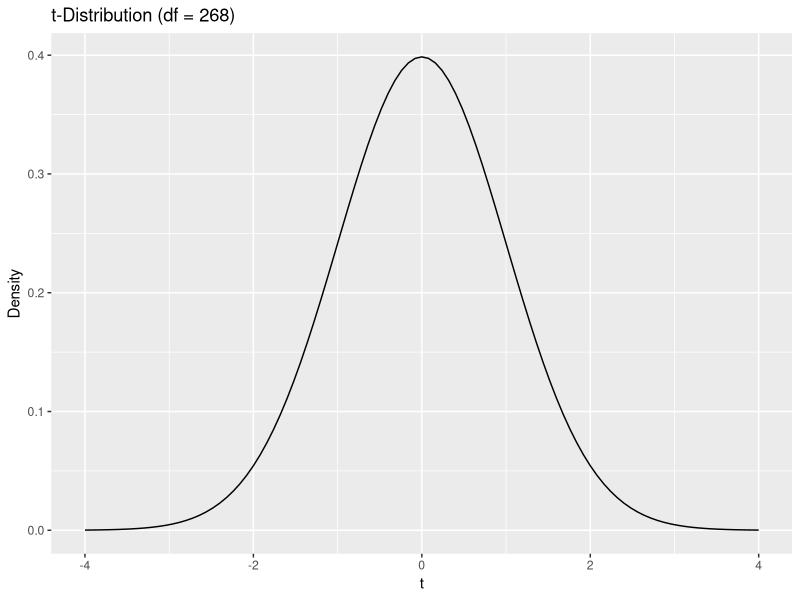
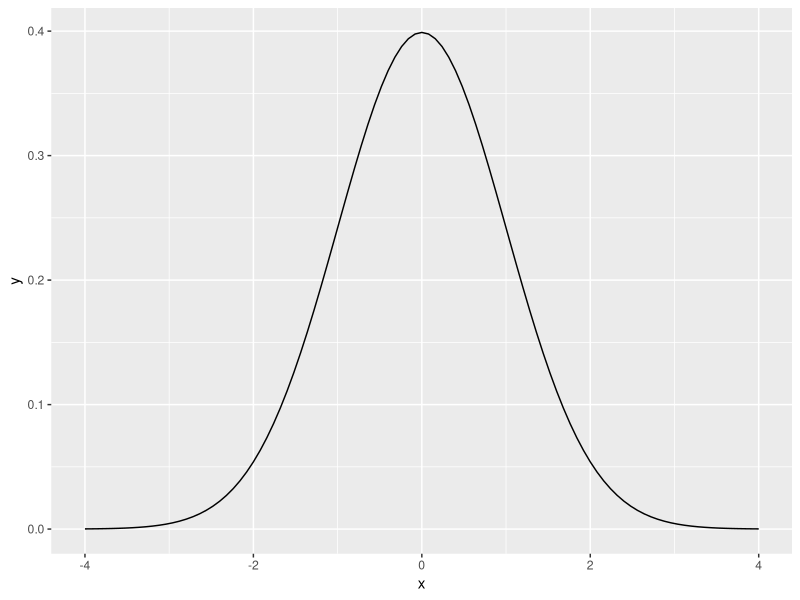
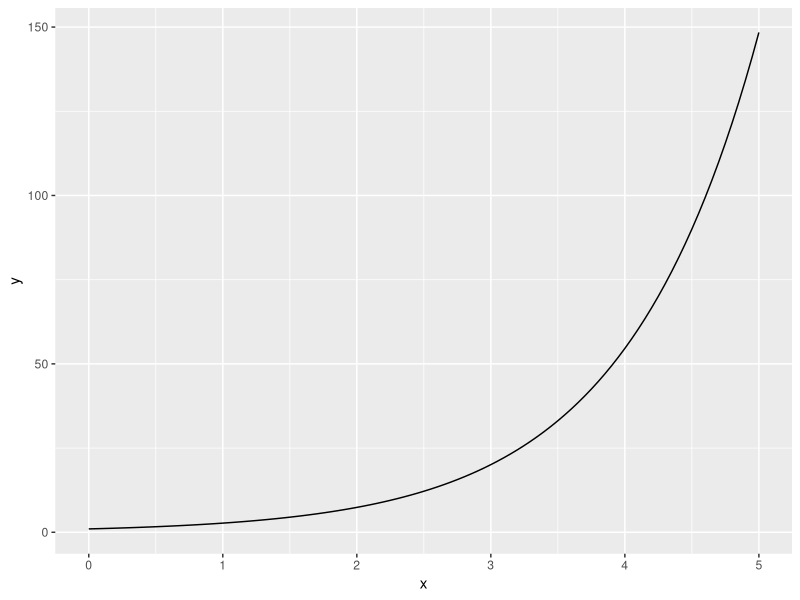

Source code (R) for these figures, in order:
## ---- chunk 1
#| echo: false
#| warning: false
#| message: false

library(tidyverse)
library(palmerpenguins)

penguins_sub <- penguins |>
  filter(species != "Chinstrap")
## ---- chunk 2
#| echo: false
#| eval: true

ggplot(data.frame(x = c(-4, 4)), aes(x)) +
  stat_function(
    fun = dt,
    args = list(df = 268) # args expects a list 
  ) +
  labs(
    title = "t-Distribution (df = 268)",
    x = "t",
    y = "Density"
  )
## ---- chunk 3
#| echo: false

ggplot(data.frame(x = c(-4, 4)), aes(x)) +
  stat_function(fun = function(x) dnorm(x, 0, 1))
## ---- chunk 4
#| echo: false
ggplot(data.frame(x = c(0, 5)), aes(x)) +
  stat_function(fun = function(x) exp(x))
